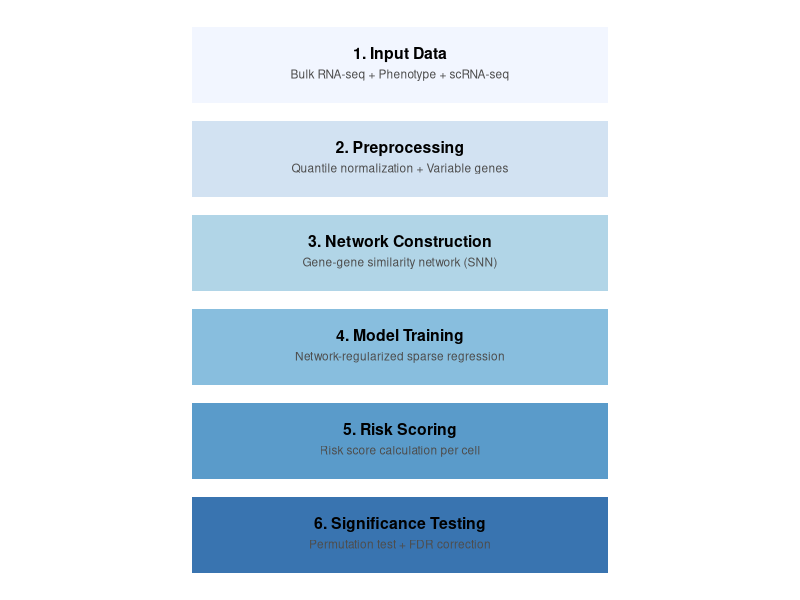
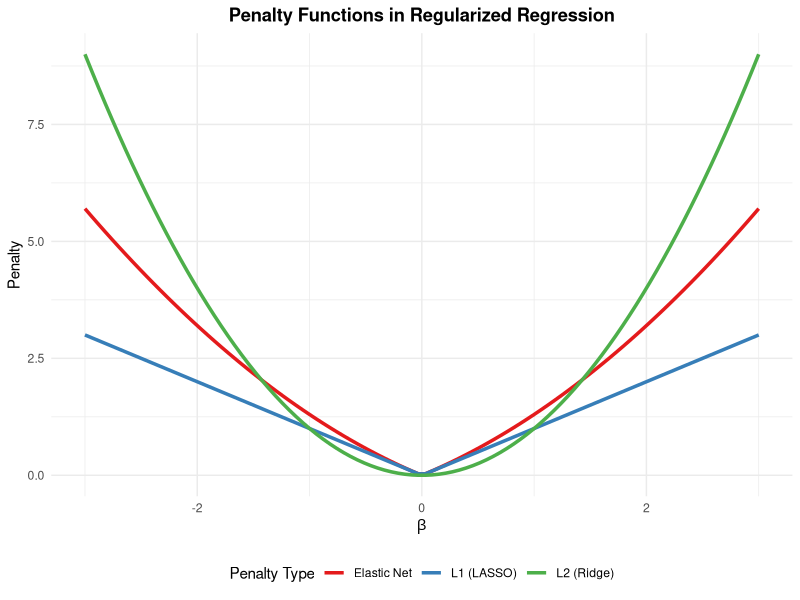
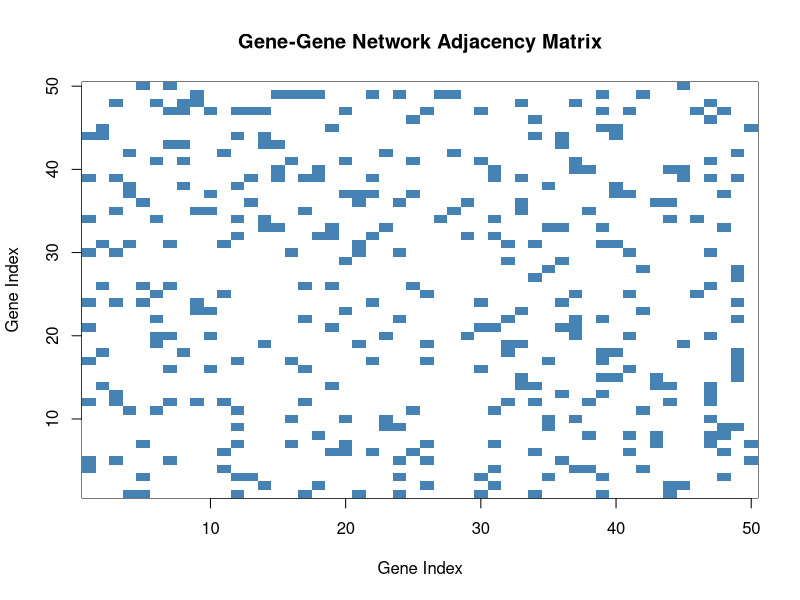
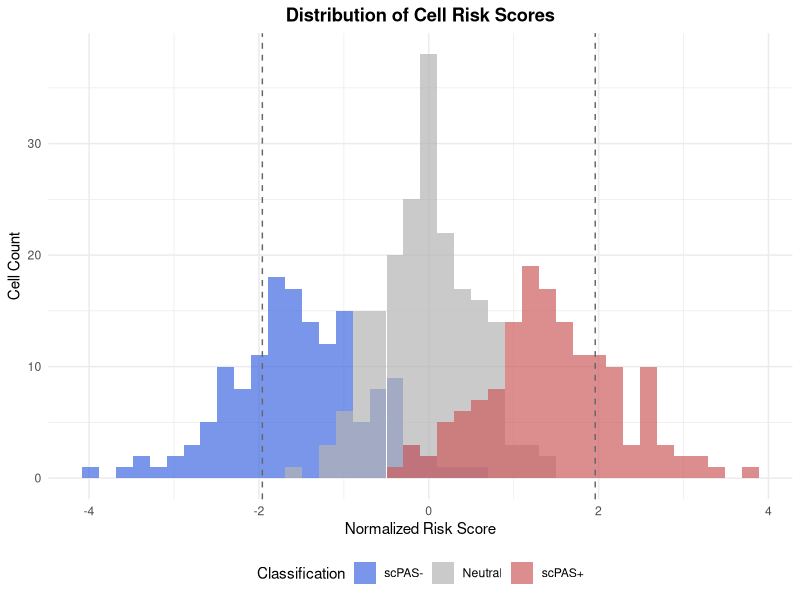
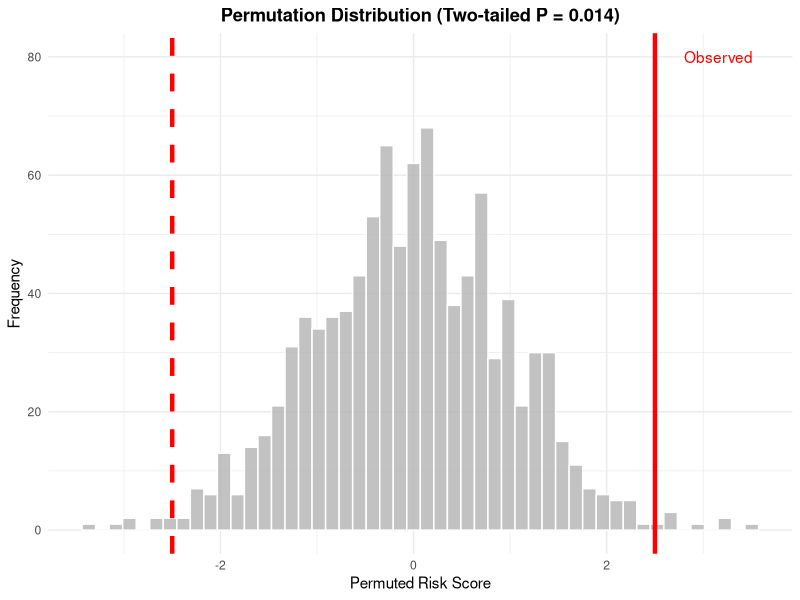
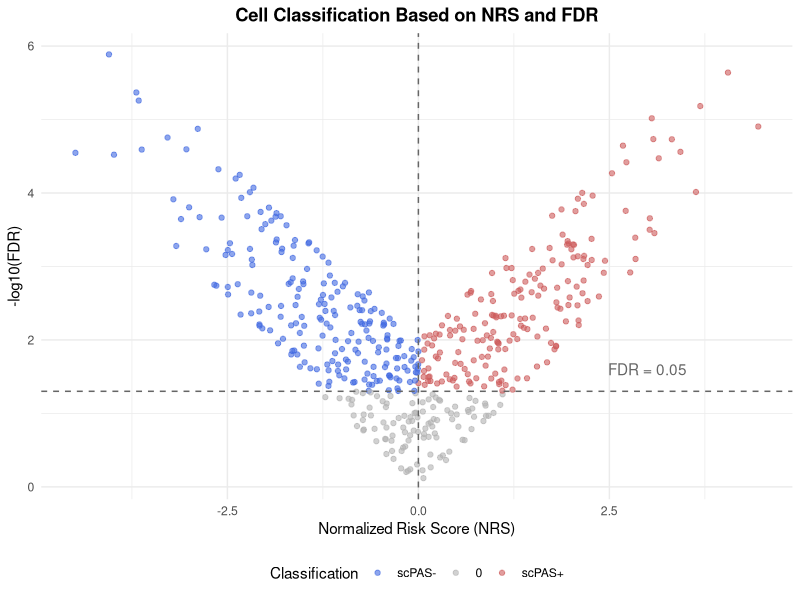

Recreate these plots in R, in order.
## ---- chunk 1
knitr::opts_chunk$set(
  collapse = TRUE,
  comment = "#>",
  fig.width = 7,
  fig.height = 5,
  warning = FALSE,
  message = FALSE
)
## ---- chunk 2
library(ggplot2)

# Create a simple workflow diagram
workflow_data <- data.frame(
  step = factor(c("1. Input Data", "2. Preprocessing", "3. Network Construction", 
                  "4. Model Training", "5. Risk Scoring", "6. Significance Testing"),
                levels = c("1. Input Data", "2. Preprocessing", "3. Network Construction", 
                          "4. Model Training", "5. Risk Scoring", "6. Significance Testing")),
  y = 6:1,
  description = c(
    "Bulk RNA-seq + Phenotype + scRNA-seq",
    "Quantile normalization + Variable genes",
    "Gene-gene similarity network (SNN)",
    "Network-regularized sparse regression",
    "Risk score calculation per cell",
    "Permutation test + FDR correction"
  )
)

ggplot(workflow_data, aes(x = 1, y = y)) +
  geom_tile(aes(fill = step), width = 0.8, height = 0.8, alpha = 0.8) +
  geom_text(aes(label = step), fontface = "bold", size = 4, hjust = 0.5, vjust = -0.5) +
  geom_text(aes(label = description), size = 3, hjust = 0.5, vjust = 1.5, color = "gray30") +
  scale_fill_brewer(palette = "Blues") +
  theme_void() +
  theme(legend.position = "none") +
  coord_cartesian(xlim = c(0.3, 1.7))
## ---- chunk 3
set.seed(123)

# Illustrate different penalty effects
x_seq <- seq(-3, 3, length.out = 100)

penalties <- data.frame(
  x = rep(x_seq, 3),
  penalty = c(
    abs(x_seq),                    # L1
    x_seq^2,                       # L2
    abs(x_seq) + 0.3 * x_seq^2     # Elastic Net
  ),
  type = rep(c("L1 (LASSO)", "L2 (Ridge)", "Elastic Net"), each = 100)
)

ggplot(penalties, aes(x = x, y = penalty, color = type)) +
  geom_line(size = 1.2) +
  labs(
    x = expression(beta),
    y = "Penalty",
    title = "Penalty Functions in Regularized Regression",
    color = "Penalty Type"
  ) +
  theme_minimal() +
  theme(
    legend.position = "bottom",
    plot.title = element_text(hjust = 0.5, face = "bold")
  ) +
  scale_color_brewer(palette = "Set1")
## ---- chunk 4
set.seed(42)
library(Matrix)

# Simulate gene correlations
n_genes <- 50
cor_matrix <- matrix(runif(n_genes^2, -0.3, 0.8), n_genes, n_genes)
cor_matrix <- (cor_matrix + t(cor_matrix)) / 2
diag(cor_matrix) <- 1

# Threshold to create adjacency
adj_matrix <- cor_matrix
adj_matrix[adj_matrix < 0.5] <- 0
adj_matrix[adj_matrix >= 0.5] <- 1
diag(adj_matrix) <- 0

# Visualize
image(
  1:n_genes, 1:n_genes, adj_matrix,
  col = c("white", "steelblue"),
  xlab = "Gene Index", ylab = "Gene Index",
  main = "Gene-Gene Network Adjacency Matrix"
)
## ---- chunk 5
set.seed(42)

# Simulate risk scores
n_cells <- 500
risk_scores <- c(
  rnorm(150, mean = -1.5, sd = 0.8),   # Low risk (scPAS-)
  rnorm(200, mean = 0, sd = 0.6),       # Neutral
  rnorm(150, mean = 1.5, sd = 0.8)      # High risk (scPAS+)
)

risk_df <- data.frame(
  score = risk_scores,
  category = factor(
    c(rep("scPAS-", 150), rep("Neutral", 200), rep("scPAS+", 150)),
    levels = c("scPAS-", "Neutral", "scPAS+")
  )
)

ggplot(risk_df, aes(x = score, fill = category)) +
  geom_histogram(bins = 40, alpha = 0.7, position = "identity") +
  scale_fill_manual(values = c("scPAS-" = "royalblue", "Neutral" = "gray70", "scPAS+" = "indianred")) +
  labs(
    x = "Normalized Risk Score",
    y = "Cell Count",
    title = "Distribution of Cell Risk Scores",
    fill = "Classification"
  ) +
  theme_minimal() +
  theme(
    legend.position = "bottom",
    plot.title = element_text(hjust = 0.5, face = "bold")
  ) +
  geom_vline(xintercept = c(-1.96, 1.96), linetype = "dashed", color = "gray40")
## ---- chunk 6
set.seed(42)

# Simulate observed vs permuted
observed <- 2.5
permuted <- rnorm(1000, mean = 0, sd = 1)

perm_df <- data.frame(value = permuted)

p_value <- mean(abs(permuted) >= abs(observed))

ggplot(perm_df, aes(x = value)) +
  geom_histogram(bins = 50, fill = "gray70", color = "white", alpha = 0.8) +
  geom_vline(xintercept = observed, color = "red", size = 1.5, linetype = "solid") +
  geom_vline(xintercept = -observed, color = "red", size = 1.5, linetype = "dashed") +
  annotate("text", x = observed + 0.3, y = 80, label = "Observed", color = "red", hjust = 0) +
  labs(
    x = "Permuted Risk Score",
    y = "Frequency",
    title = paste0("Permutation Distribution (Two-tailed P = ", round(p_value, 4), ")")
  ) +
  theme_minimal() +
  theme(plot.title = element_text(hjust = 0.5, face = "bold"))
## ---- chunk 7
set.seed(42)

# Simulate NRS vs -log10(FDR)
n_points <- 500
nrs <- rnorm(n_points, 0, 1.5)
fdr <- 10^(-abs(nrs) - runif(n_points, 0, 2))
fdr <- pmin(fdr, 1)

class_df <- data.frame(
  NRS = nrs,
  neg_log_FDR = -log10(fdr),
  Classification = ifelse(
    fdr >= 0.05, "0",
    ifelse(nrs > 0, "scPAS+", "scPAS-")
  )
)
class_df$Classification <- factor(class_df$Classification, levels = c("scPAS-", "0", "scPAS+"))

ggplot(class_df, aes(x = NRS, y = neg_log_FDR, color = Classification)) +
  geom_point(alpha = 0.6, size = 1.5) +
  geom_hline(yintercept = -log10(0.05), linetype = "dashed", color = "gray40") +
  geom_vline(xintercept = 0, linetype = "dashed", color = "gray40") +
  scale_color_manual(values = c("scPAS-" = "royalblue", "0" = "gray70", "scPAS+" = "indianred")) +
  annotate("text", x = 3, y = -log10(0.05) + 0.3, label = "FDR = 0.05", color = "gray40") +
  labs(
    x = "Normalized Risk Score (NRS)",
    y = "-log10(FDR)",
    title = "Cell Classification Based on NRS and FDR"
  ) +
  theme_minimal() +
  theme(
    legend.position = "bottom",
    plot.title = element_text(hjust = 0.5, face = "bold")
  )
## ---- chunk 8
sessionInfo()
